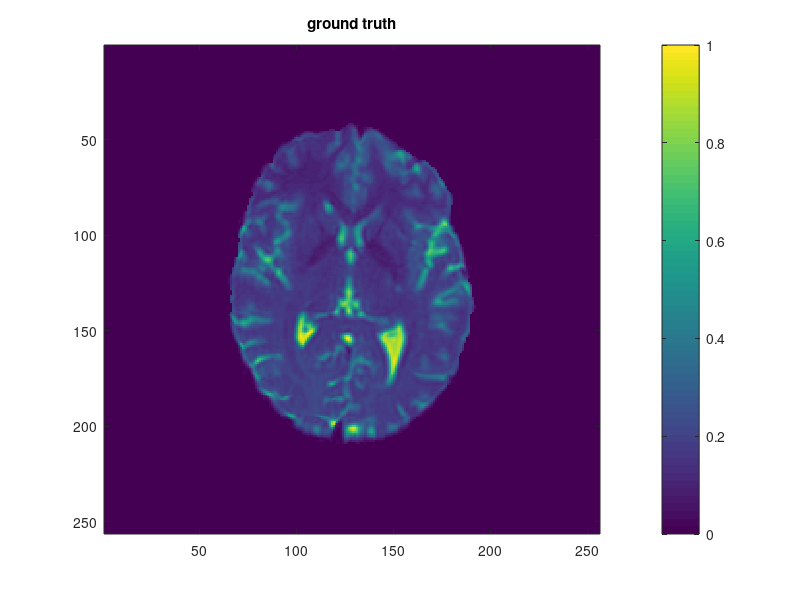
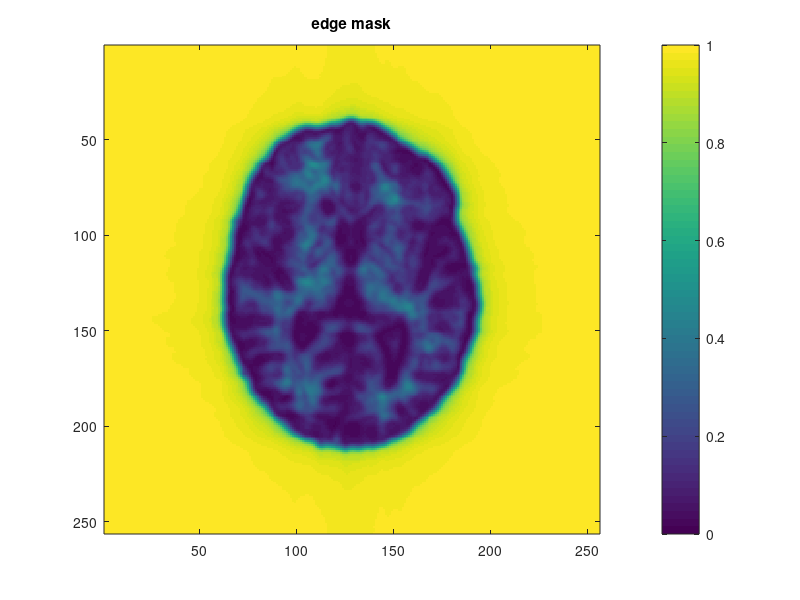

MATLAB code for these plots, in order: (Note: this script raises an error after producing the figures.)
% Test of Weighted TV algorithm for super-resolution reconstruction 
% of MRI data.
%% Load Data
load Data/dwi_testdata;   %m=fourier data, k=fourier indices
load Data/dwi_edgemask_fri;   %edgemask estimated in stage one
X0 = double(inputImage);
m = fft2(X0);
inres = size(m);
indx = [0:((inres(1)/2)-1), -(inres(1)/2):-1];
indy = [0:((inres(2)/2)-1), -(inres(2)/2):-1];
[kx,ky] = meshgrid(indx,indy);
k(1,:) = kx(:);
k(2,:) = ky(:);

figure(1); imagesc(abs(X0),[0,1]); colorbar; title('ground truth');
figure(2); imagesc(edgemask,[0,1]); colorbar; title('edge mask');
%% Define Fourier Projection Operators
res = [256,256]; %output resolution
lores = [127,127]; %input resolution (use odd numbers)
ind_samples = find((abs(k(1,:)) <= (lores(2)-1)/2 & (abs(k(2,:)) <= (lores(2)-1)/2))); %Low-pass Fourier indices
[A,At] = defAAt_fourier(ind_samples, res); %Define function handles for fourier projection operators                                                
b = A(X0);       %low-resolution fourier samples
Xlow = ifft2(reshape(b,lores));
figure(3); imagesc(abs(Xlow)); colorbar; title('low resolution input');
%% Zero-padded IFFT reconstruction
X_IFFT = At(fft2(Xlow));
figure(4); imagesc(abs(X_IFFT)); colorbar; title('hi resolution, zero-padded IFFT');
SNR_IFFT = -20*log10(norm(X_IFFT(:)-X0(:))/norm(X0(:)));
fprintf('Zero-padded IFFT output SNR = %2.1f dB\n',SNR_IFFT);
%% Run Standard TV algorithm (no edgemask) -- new implementation
lambda = 1e-4; %regularization parameter (typically in the range [1e-2,1], if original image scaled to [0,1])
Niter = 100;  %number of iterations (typically 20-100 for Fourier inversion)
[X_TV, cost] = OpTV_AL(b,lambda,A,At,res,Niter); %see comments inside OpWeightedTV_PD.m
figure(5); imagesc(abs(X_TV),[0,1]); colorbar; title('hi resolution, TV (no edgemask)');
figure(6); plot(cost); xlabel('iteration'); ylabel('cost');
SNR_TV = -20*log10(norm(X_TV(:)-X0(:))/norm(X0(:)));
fprintf('TV output SNR = %2.1f dB\n',SNR_TV);
%% Run New Weighted TV algorithm
lambda = 3e-2; %regularization parameter (typically in the range [1e-2,1], if original image scaled to [0,1])
Niter = 200;  %number of iterations (typically 500-1000 for Fourier inversion)
[X_WTV, cost] = OpWeightedTV_PD_AHMOD(b,edgemask,lambda,A,At,res,Niter); %see comments inside OpWeightedTV_PD_AHMOD.m
figure(7); imagesc(abs(X_WTV),[0,1]); colorbar; title('hi resolution, WTV new');
figure(8); plot(cost); xlabel('iteration'); ylabel('cost');
SNR_WTV = -20*log10(norm(X_WTV(:)-X0(:))/norm(X0(:)));
fprintf('WTV output SNR (New Weighted TV algorithm) = %2.1f dB\n',SNR_WTV);
%% Run Old Weighted TV algorithm
%observe the irregularities in the cost function--should be monotonically
%decreasing
lambda = 3e-2; %regularization parameter (typically in the range [1e-2,1], if original image scaled to [0,1])
Niter = 1000;  %number of iterations (typically 500-1000 for Fourier inversion)
[X_WTVold, cost] = OpWeightedTV_PD(b,edgemask,lambda,A,At,res,Niter); %see comments inside OpWeightedTV_PD.m
figure(9); imagesc(abs(X_WTVold),[0,1]); colorbar; title('hi resolution, WTV old');
figure(10); plot(cost); xlabel('iteration'); ylabel('cost'); 
SNR_WTV_old = -20*log10(norm(X_WTVold(:)-X0(:))/norm(X0(:)));
fprintf('WTV output SNR (Old Weighted TV algorithm) = %2.1f dB\n',SNR_WTV_old);
%% Run Old Weighted TV algorithm w/early termination
%Note: this gives a slightly better result versus the other algorithm, but
% is more unstable. For example, try taking Niter=100. However, it seems to
% give OK results with early termination like Niter=25. Maybe I can fix
% this, but I don't recommend using it right now.
lambda = 3e-2; %regularization parameter (typically in the range [1e-2,1], if original image scaled to [0,1])
Niter = 25;  %number of iterations (typically 500-1000 for Fourier inversion)
[X_WTVold, cost] = OpWeightedTV_PD(b,edgemask,lambda,A,At,res,Niter); %see comments inside OpWeightedTV_PD.m
figure(11); imagesc(abs(X_WTVold),[0,1]); colorbar; title('hi resolution, WTV old');
figure(12); plot(cost); xlabel('iteration'); ylabel('cost'); %observe the irregularities in the cost for high Niter
SNR_WTV_old = -20*log10(norm(X_WTVold(:)-X0(:))/norm(X0(:)));
fprintf('WTV output SNR (Old Weighted TV algorithm with few iterations) = %2.1f dB\n',SNR_WTV_old);
%% Comparison figure
labelIFFT = sprintf('SNR=%6.1f',SNR_IFFT);
labelTV   = sprintf('SNR=%6.1f',SNR_TV);
labelWTV  = sprintf('SNR=%6.1f',SNR_WTV);


figure(100);
subplot(2,4,1);
imshow(abs(X0),[0 1]); title('high resolution image'); axis image;
subplot(2,4,2);
imshow(abs(X_IFFT),[0 1]); title('x2 SR IFFT'); xlabel(labelIFFT);
subplot(2,4,3);
imshow(abs(X_TV),[0 1]); title('x2 SR TV'); xlabel(labelTV);
subplot(2,4,4);
imshow(abs(X_WTV),[0 1]); title('x2 SR WTV'); xlabel(labelWTV);
subplot(2,4,5);
imagesc(abs(edgemask),[0 1]); title('edge map'); axis off; axis image;
subplot(2,4,6);
imagesc(abs(X_IFFT-X0),[0 0.2]); title('IFFT error');  axis off; axis image;
subplot(2,4,7);
imagesc(abs(X_TV-X0),[0 0.2]); title('TV error');  axis off; axis image;
subplot(2,4,8);
imagesc(abs(X_WTV-X0),[0 0.2]); title('WTV error');  axis off; axis image;

%colormap('default');
